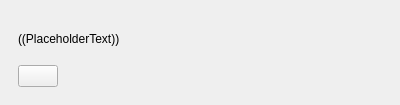
<?xml version="1.0" encoding="UTF-8"?>
<ui version="4.0">
 <class>ExternalModule</class>
 <widget class="QWidget" name="ExternalModule">
  <property name="geometry">
   <rect>
    <x>0</x>
    <y>0</y>
    <width>400</width>
    <height>105</height>
   </rect>
  </property>
  <property name="windowTitle">
   <string>Dialog</string>
  </property>
  <layout class="QVBoxLayout" name="verticalLayout">
   <item>
    <spacer name="verticalSpacer">
     <property name="orientation">
      <enum>Qt::Vertical</enum>
     </property>
    </spacer>
   </item>
   <item>
    <layout class="QHBoxLayout" name="horizontalLayout_2">
     <item>
      <spacer name="horizontalSpacer">
       <property name="orientation">
        <enum>Qt::Horizontal</enum>
       </property>
      </spacer>
     </item>
     <item>
      <widget class="QLabel" name="LblText">
       <property name="text">
        <string notr="true">((PlaceholderText))</string>
       </property>
       <property name="alignment">
        <set>Qt::AlignLeading|Qt::AlignLeft|Qt::AlignVCenter</set>
       </property>
      </widget>
     </item>
     <item>
      <spacer name="horizontalSpacer_2">
       <property name="orientation">
        <enum>Qt::Horizontal</enum>
       </property>
      </spacer>
     </item>
    </layout>
   </item>
   <item>
    <layout class="QHBoxLayout" name="horizontalLayout_3">
     <item>
      <spacer name="horizontalSpacer_3">
       <property name="orientation">
        <enum>Qt::Horizontal</enum>
       </property>
      </spacer>
     </item>
     <item>
      <widget class="QPushButton" name="PbRelaunch">
       <property name="text">
        <string/>
       </property>
       <property name="icon">
        <iconset theme="system-run-symbolic"/>
       </property>
      </widget>
     </item>
     <item>
      <spacer name="horizontalSpacer">
       <property name="orientation">
        <enum>Qt::Horizontal</enum>
       </property>
       <property name="sizeHint" stdset="0">
        <size>
         <width>40</width>
         <height>20</height>
        </size>
       </property>
      </spacer>
     </item>
    </layout>
   </item>
   <item>
    <spacer name="verticalSpacer">
     <property name="orientation">
      <enum>Qt::Vertical</enum>
     </property>
    </spacer>
   </item>
  </layout>
 </widget>
 <resources/>
 <connections/>
</ui>
